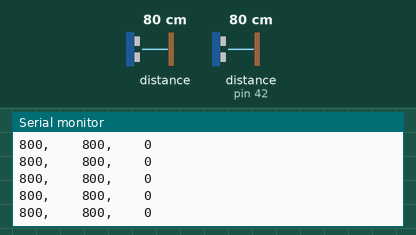
This sketch was run on a simulated Arduino Uno, built with avr-gcc and run on an emulated ATmega328P. Parts: the last lines printed to the serial monitor. The test bench sets the inputs (shaded band); at power-on: distance to the obstacle 80 cm, distance to the obstacle (sensor on pin 42) 80 cm.

Above: at 1.2 s.
1.3 s: distance to the obstacle (sensor 0) set to 2 cm
At 1.42 s:
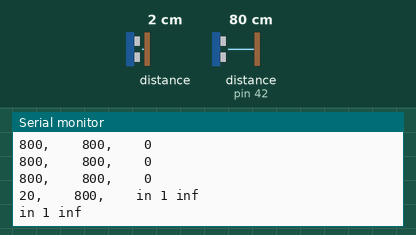
2.9 s: distance to the obstacle (sensor on pin 42) set to 2 cm
At 2.94 s:
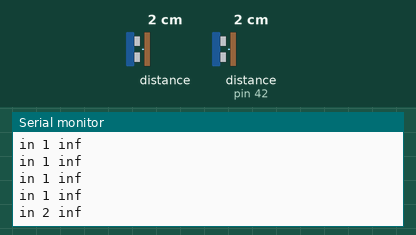
4.4 s: distance to the obstacle (sensor on pin 42) set to 60 cm
At 4.6 s:
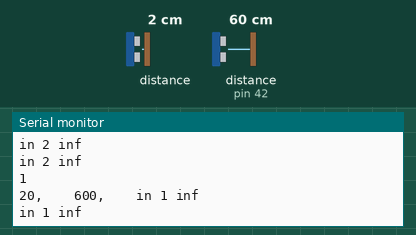

Measured:
- after the input at 1.3 s, the serial monitor: prints a new line at once (image 1)
- after the input at 2.9 s, the serial monitor: prints a new line at once (image 2)
- after the input at 4.4 s, the serial monitor: prints a new line after 0.06 s (image 3)

The sketch:

Human_counter_basic.ino
```cpp
#include <Wire.h>
#include <VL53L0X.h>

int a=0,b=0,count=0,d=500;


#define XSHUT_pin1 10


#define Sensor2_newAddress 42


VL53L0X Sensor1;
VL53L0X Sensor2;

void setup()
{
  pinMode(XSHUT_pin1, OUTPUT);


  Serial.begin(9600);

  Wire.begin();

  Sensor2.setAddress(Sensor2_newAddress);
  pinMode(XSHUT_pin1, INPUT);
  delay(10);

  Sensor1.init();
  Sensor2.init();


  Sensor1.setTimeout(500);
  Sensor2.setTimeout(500);


  Sensor1.startContinuous();
  Sensor2.startContinuous();


}

void loop()
{
  a=Sensor1.readRangeContinuousMillimeters();
  Serial.print(a);
  Serial.print(",    ");
  b=Sensor2.readRangeContinuousMillimeters();
 Serial.print(b);
 Serial.print(",    ");

  //Serial.println();

  if (a<d)
  {
    while(1)
    {
      Serial.println("in 1 inf");

      a=Sensor1.readRangeContinuousMillimeters();
      b=Sensor2.readRangeContinuousMillimeters();
      if(b<d)
      {
        while(1)
        {
          Serial.println("in 2 inf");
          a=Sensor1.readRangeContinuousMillimeters();
          b=Sensor2.readRangeContinuousMillimeters();
          if(b>d)
          {
            break;
          }

        }

        count++;
        break;
      }

    }
  }


  else if (b<d)
  {
    while(1)
    {
      Serial.println("out 1 inf");

      a=Sensor1.readRangeContinuousMillimeters();
      b=Sensor2.readRangeContinuousMillimeters();
      if(a<d)
      {

        while(1)
        {
          Serial.println("out 2 inf");
          a=Sensor1.readRangeContinuousMillimeters();
          b=Sensor2.readRangeContinuousMillimeters();
          if(a>d)
          {
            break;
          }

        }

        count--;
        break;
      }

    }
  }


Serial.println(count);

}
```
